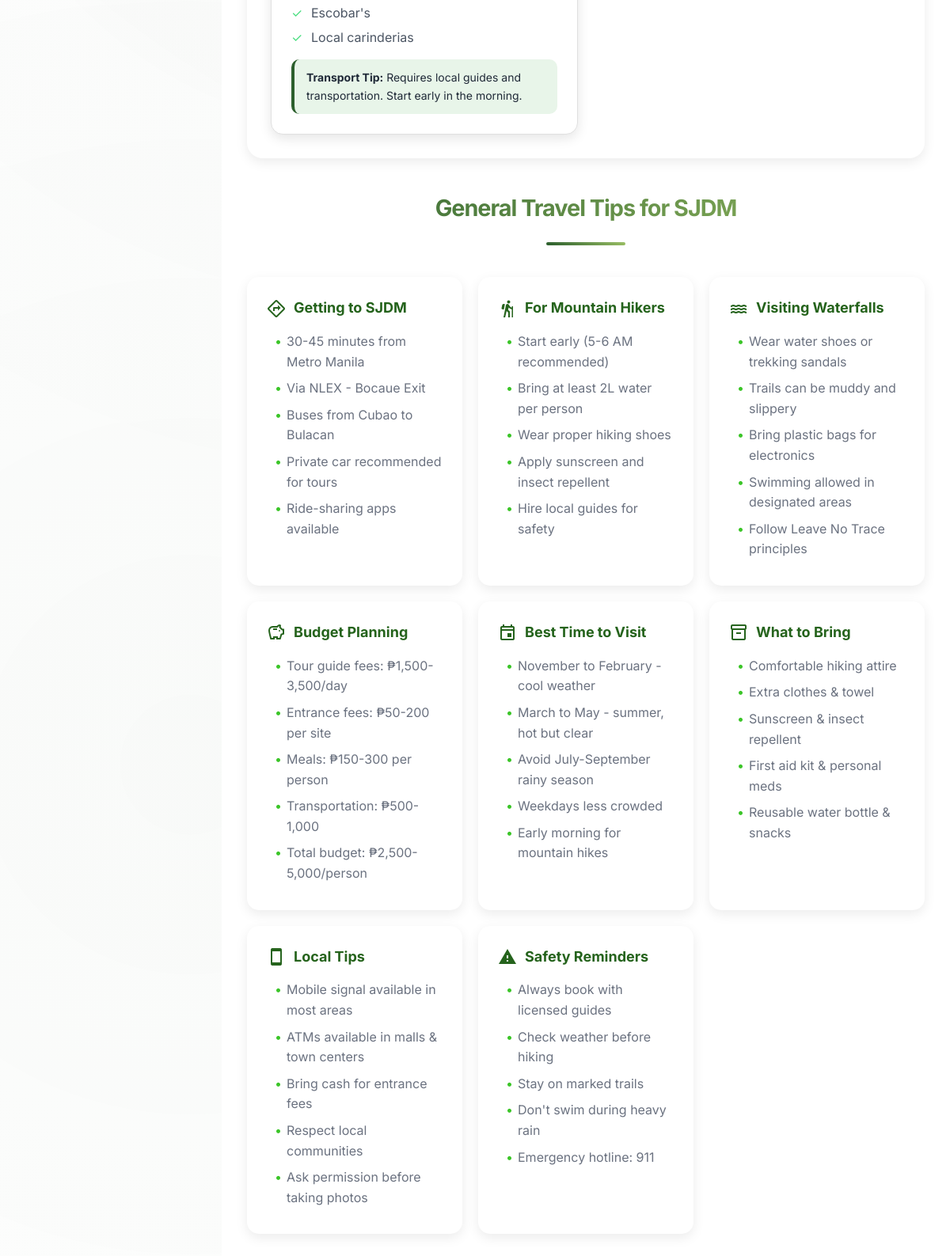
The page /sjdm-user/travel-tips.php (signed in, lower part) on the database as committed earlier.
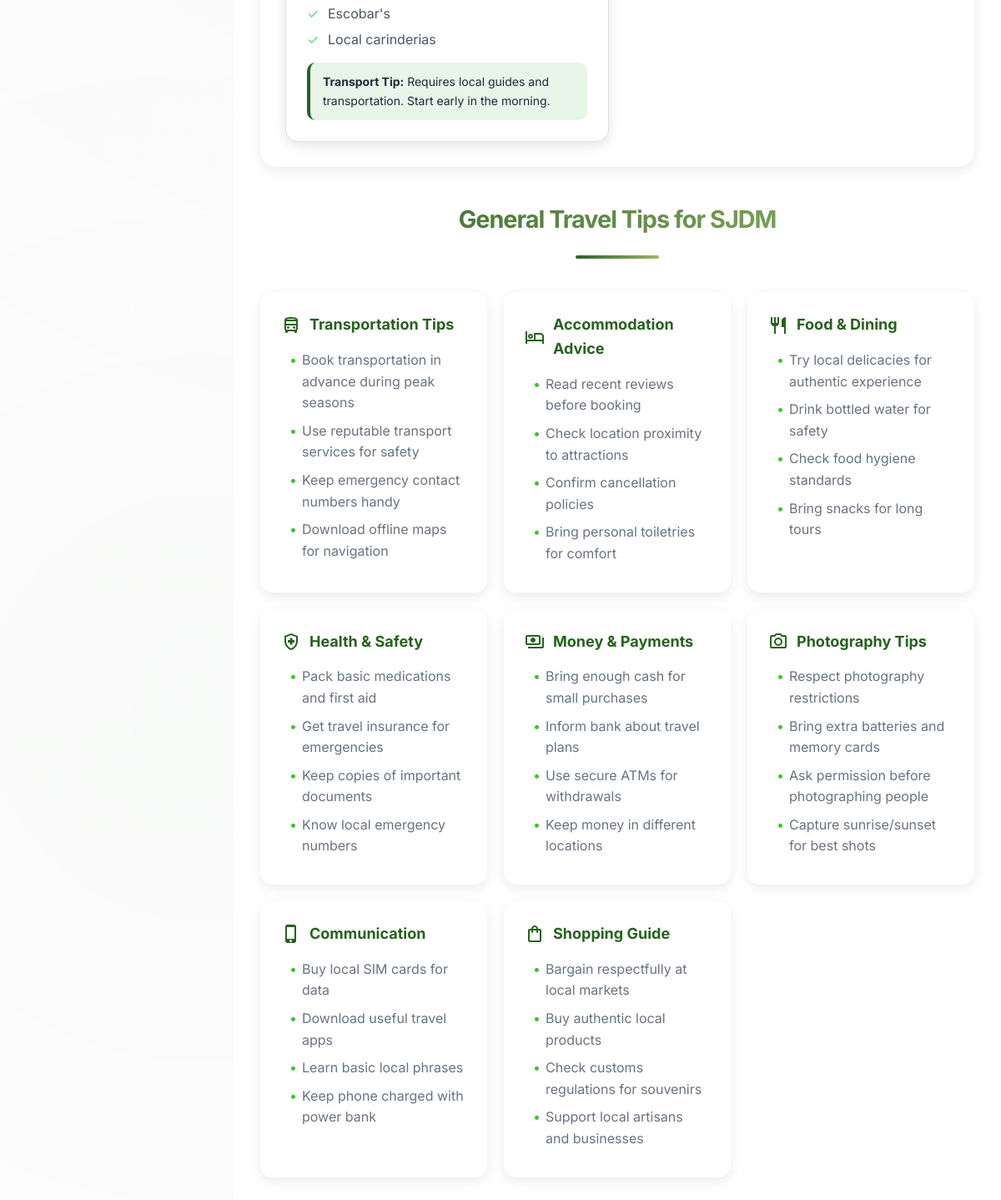
The same page on the database as committed later.
### tables this page shows
CREATE TABLE `travel_tips` (
  `id` int(11) NOT NULL AUTO_INCREMENT,
  `icon` varchar(50) DEFAULT NULL,
  `title` varchar(200) NOT NULL,
  `category` varchar(50) DEFAULT NULL,
  `description` text DEFAULT NULL,
  `display_order` int(11) DEFAULT 0,
  `is_active` enum('yes','no') DEFAULT 'yes',
  `created_at` timestamp NOT NULL DEFAULT current_timestamp(),
  `updated_at` timestamp NOT NULL DEFAULT current_timestamp() ON UPDATE current_timestamp(),
  PRIMARY KEY (`id`),
  KEY `idx_category` (`category`),
  KEY `idx_display_order` (`display_order`),
  KEY `idx_is_active` (`is_active`)
);

### sjdm-user/travel-tips.php (the view, shortened to what this page needs)
<!DOCTYPE html>
<html lang="en">
<head>
    <link rel="stylesheet" href="styles.css">
</head>
<body class="travel-tips-page">
    <main class="main-content">
        <div class="content-area">
            <section class="accommodation-section">
                <div class="spot-cards" id="accommodationCards">
                    <div class="spot-card" data-spot="Waterfalls">
                        <div class="suggestion-category">
                            <ul class="suggestion-list">
                                <li>Escobar's</li>
                                <li>Local carinderias</li>
                            </ul>
                        </div>
                        <div class="transport-tip">
                            <strong>Transport Tip:</strong> Requires local guides and transportation. Start early in the morning.
                        </div>
                    </div>
                </div>
            </section>
            <h2 class="section-title">General Travel Tips for SJDM</h2>
            <div class="general-tips-grid">
                <?php
                $conn = getDatabaseConnection();
                if ($conn) {
                    $query = "SELECT * FROM travel_tips WHERE is_active = 'yes' ORDER BY display_order";
                    $result = $conn->query($query);
                    if ($result && $result->num_rows > 0) {
                        while ($tip = $result->fetch_assoc()) {
                            echo '<div class="general-tip-card" data-category="' . htmlspecialchars($tip['category']) . '">';
                            echo '<h3><span class="material-icons-outlined">' . htmlspecialchars($tip['icon']) . '</span> ' . htmlspecialchars($tip['title']) . '</h3>';
                            $descriptionLines = explode("\n", $tip['description']);
                            echo '<ul>';
                            foreach ($descriptionLines as $line) {
                                $trimmedLine = trim($line);
                                if (!empty($trimmedLine)) {
                                    echo '<li>' . htmlspecialchars($trimmedLine) . '</li>';
                                }
                            }
                            echo '</ul>';
                            echo '</div>';
                        }
                    }
                }
                ?>
            </div>
        </div>
    </main>
</body>
</html>

Rows that differ between the two databases and show on the page:
removed travel_tips: title "Getting to SJDM", description "30-45 minutes from Metro Manila", description "Via NLEX - Bocaue Exit", description "Buses from Cubao to Bulacan", description "Private car recommended for tours", description "Ride-sharing apps available"
removed travel_tips: title "Visiting Waterfalls", description "Wear water shoes or trekking sandals", description "Trails can be muddy and slippery", description "Bring plastic bags for electronics", description "Swimming allowed in designated areas", description "Follow Leave No Trace principles"
removed travel_tips: title "Budget Planning", description "Tour guide fees: ₱1,500-3,500/day", description "Entrance fees: ₱50-200 per site", description "Meals: ₱150-300 per person", description "Transportation: ₱500-1,000", description "Total budget: ₱2,500-5,000/person"
removed travel_tips: title "Best Time to Visit", description "November to February - cool weather", description "March to May - summer, hot but clear", description "Avoid July-September rainy season", description "Weekdays less crowded", description "Early morning for mountain hikes"
removed travel_tips: title "What to Bring", description "Comfortable hiking attire", description "Extra clothes & towel", description "Sunscreen & insect repellent", description "First aid kit & personal meds", description "Reusable water bottle & snacks"
removed travel_tips: title "Local Tips", description "Mobile signal available in most areas", description "ATMs available in malls & town centers", description "Bring cash for entrance fees", description "Respect local communities", description "Ask permission before taking photos"
removed travel_tips: title "Safety Reminders", description "Always book with licensed guides", description "Check weather before hiking", description "Stay on marked trails", description "Don't swim during heavy rain", description "Emergency hotline: 911"
added travel_tips: title "Transportation Tips", description "Book transportation in advance during peak seasons", description "Use reputable transport services for safety", description "Keep emergency contact numbers handy", description "Download offline maps for navigation"
changed travel_tips: title "For Mountain Hikers" → "Accommodation Advice"
added travel_tips: title "Food & Dining", description "Try local delicacies for authentic experience", description "Drink bottled water for safety", description "Check food hygiene standards", description "Bring snacks for long tours"
added travel_tips: title "Health & Safety", description "Pack basic medications and first aid", description "Get travel insurance for emergencies", description "Keep copies of important documents", description "Know local emergency numbers"
added travel_tips: title "Money & Payments", description "Bring enough cash for small purchases", description "Inform bank about travel plans", description "Use secure ATMs for withdrawals", description "Keep money in different locations"
added travel_tips: title "Photography Tips", description "Respect photography restrictions", description "Bring extra batteries and memory cards", description "Ask permission before photographing people", description "Capture sunrise/sunset for best shots"
added travel_tips: title "Communication", description "Buy local SIM cards for data", description "Download useful travel apps", description "Learn basic local phrases", description "Keep phone charged with power bank"
added travel_tips: title "Shopping Guide", description "Bargain respectfully at local markets", description "Buy authentic local products", description "Check customs regulations for souvenirs", description "Support local artisans and businesses"
Other text that changed with them:
new list line: "Read recent reviews before booking"
new list line: "Check location proximity to attractions"
new list line: "Confirm cancellation policies"
new list line: "Bring personal toiletries for comfort"
list line gone: "Start early (5-6 AM recommended)"
list line gone: "Bring at least 2L water per person"
list line gone: "Wear proper hiking shoes"
list line gone: "Apply sunscreen and insect repellent"
list line gone: "Hire local guides for safety"
